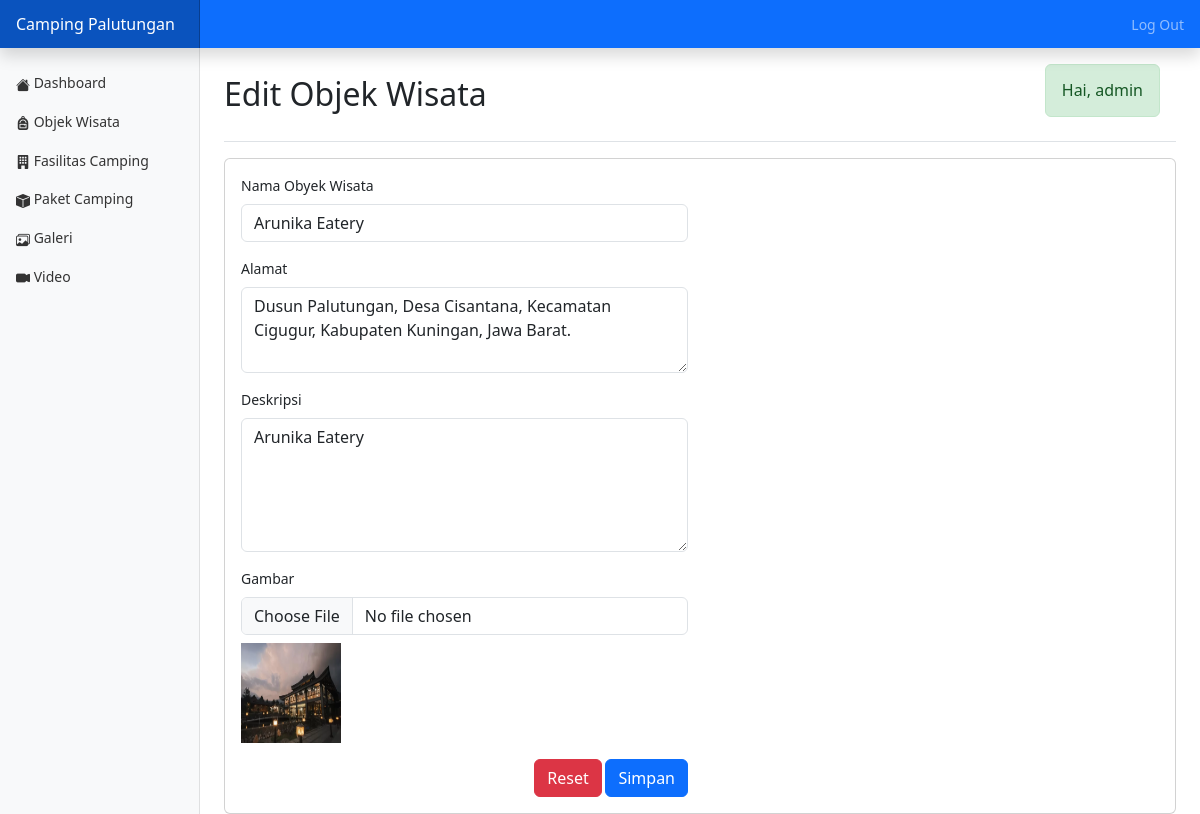
The app's page /Admin/editobjekwisata.php?id=11 (signed in) with its own data.
### tables this page shows
CREATE TABLE `objek_wisata` (
  `id` int(11) NOT NULL,
  `nama` varchar(255) NOT NULL,
  `alamat` varchar(255) NOT NULL,
  `deskripsi` varchar(500) NOT NULL,
  `gambar` varchar(255) DEFAULT NULL,
  `created_at` timestamp NOT NULL DEFAULT CURRENT_TIMESTAMP
);

### Admin/editobjekwisata.php (the view, shortened to what this page needs)
<?php
include "Components/header.php";
$conn = include "../koneksi.php";
$wisata_id = intval($_GET['id']);
$stmt = $conn->prepare("SELECT * FROM objek_wisata WHERE id = ?");
$stmt->bind_param("i", $wisata_id);
$stmt->execute();
$result = $stmt->get_result();
$data = $result->fetch_assoc();
?>
<link rel="stylesheet" href="../assets/css/datatables.min.css">
<div class="container-fluid">
    <div class="row">
        <?= include "Components/nav.php" ?>
        <main class="col-md-9 ms-sm-auto col-lg-10 px-md-4">
            <div class="d-flex justify-content-between flex-wrap flex-md-nowrap align-items-center pt-3 pb-2 mb-3 border-bottom">
                <h1 class="h2">Edit Objek Wisata</h1>
                <?php if (isset($_SESSION['username'])): ?>
                    <div class="nav-item user-greeting alert alert-custom d-flex align-items-center">
                        <h1 class="mb-0">Hai, <?= htmlspecialchars($_SESSION['nama']); ?></h1>
                    </div>
                <?php endif; ?>
            </div>
            <div class="card">
                <div class="card-body">
                    <form action="Controllers/updateobjekwisata.php" method="post" enctype="multipart/form-data">
                        <div class="accordion-body">
                            <div class="row">
                                <div class="col-lg-6">
                                    <div class="mb-3">
                                        <label for="nama" class="form-label">Nama Obyek Wisata</label>
                                        <input type="text" class="form-control" name="nama" id="nama" value="<?= htmlspecialchars($data['nama']) ?>" required>
                                    </div>
                                    <div class="mb-3">
                                        <label for="alamat" class="form-label">Alamat</label>
                                        <textarea name="alamat" id="alamat" class="form-control" rows="3" required><?= htmlspecialchars($data['alamat']) ?></textarea>
                                    </div>
                                    <div class="mb-3">
                                        <label for="deskripsi" class="form-label">Deskripsi</label>
                                        <textarea name="deskripsi" id="deskripsi" class="form-control" rows="5" required><?= htmlspecialchars($data['deskripsi']) ?></textarea>
                                    </div>
                                    <div class="mb-3">
                                        <label for="img" class="form-label">Gambar</label>
                                        <input type="file" name="img" id="img" class="form-control">
                                        <?php if (!empty($data['gambar'])): ?>
                                            <img src="../IMG/<?= htmlspecialchars($data['gambar']) ?>" alt="Current Image" width="100" height="100" class="mt-2">
                                        <?php endif; ?>
                                    </div>
                                    <div class="float-end">
                                        <button class="btn btn-danger" type="reset">Reset</button>
                                        <button class="btn btn-primary" type="submit">Simpan</button>
                                    </div>
                                </div>
                            </div>
                        </div>
                    </form>
                </div>
            </div>
        </main>
    </div>
</div>
</body>
</html>

### Public/css/dashboard.css (style rules this page uses)
body { font-size: .875rem; }

### Admin/Components/header.php (style rules this page uses)
.user-greeting { margin-right: 1rem; overflow: hidden; white-space: nowrap; position: relative; }
.user-greeting h1 { font-size: 1rem; margin: 0; animation: marquee 10s linear infinite; display: inline-block; }
.alert-custom { background-color: #d4edda; color: #155724; border-color: #c3e6cb; }

### records on screen
objek_wisata: nama "Arunika Eatery", alamat "Dusun Palutungan, Desa Cisantana, Kecamatan Cigugur, Kabupaten Kuningan, Jawa Barat.", deskripsi "Arunika Eatery", gambar (picture)

### other values on screen
$_SESSION['nama'] "admin"
